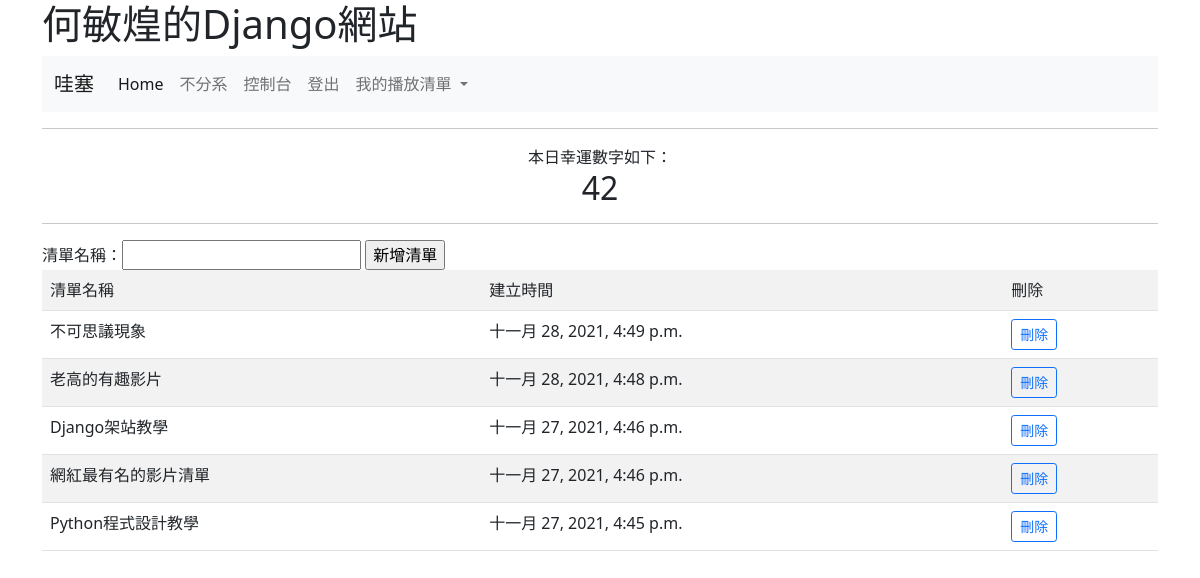
The app's page / (signed in) with its own data.
### mysite/models.py (models this page shows, shortened)
class VideoList(models.Model):
    name = models.CharField(max_length=200)
    pub_date = models.DateTimeField(default=timezone.now)
    class Meta:
        ordering = ('-pub_date',)

### mysite/views.py (the view)
# urls.py: path('', views.index),
def index(request):
	lucky = random.randint(1, 100)
	videolists = VideoList.objects.all() #從VideoList資料表中讀取所有的記錄
	if request.method == 'POST':
		form = NameForm(request.POST)
		if form.is_valid():
			videolistname = form.cleaned_data['videolistname']
			target = VideoList(name=videolistname)
			target.save()
			return redirect("/")
	else:
		form = NameForm()
	return render(request, "index.html", locals())

### mysite/forms.py
class NameForm(forms.Form):
    videolistname = forms.CharField(label='清單名稱', max_length=100)

### templates/index.html (shortened to what this page needs)
<!doctype html>
<html>
  <head>
    <link href="https://cdn.jsdelivr.net/npm/bootstrap@5.1.3/dist/css/bootstrap.min.css" rel="stylesheet">
  </head>
  <body>
  	<div class="container">
	    <h1>何敏煌的Django網站</h1>
<nav class="navbar navbar-expand-lg navbar-light bg-light">
  <div class="container-fluid">
    <a class="navbar-brand" href="#">哇塞</a>
    <div class="collapse navbar-collapse" id="navbarNavDropdown">
      <ul class="navbar-nav">
        <li class="nav-item">
          <a class="nav-link active" aria-current="page" href="/">Home</a>
        </li>
        <li class="nav-item">
          <a class="nav-link" href="https://ccet.nkust.edu.tw">不分系</a>
        </li>
        {% if request.user.is_authenticated %}
          <li class="nav-item">
            <a class="nav-link" href="/admin/">控制台</a>
          </li>
          <li class="nav-item">
            <a class="nav-link" href="/admin/logout/?next=/">登出</a>
          </li>
        {% else %}
          <li class="nav-item">
            <a class="nav-link" href="/admin/login/?next=/">使用者登入</a>
          </li>
        {% endif %}
        <li class="nav-item dropdown">
          <a class="nav-link dropdown-toggle" href="#" id="navbarDropdownMenuLink" role="button" data-bs-toggle="dropdown" aria-expanded="false">
            我的播放清單
          </a>
        </li>
      </ul>
    </div>
  </div>
</nav>
	    <hr>
		<center>
		本日幸運數字如下：<br>
		<h2>{{ lucky }}</h2>
		<hr>
		</center>
{% if request.user.is_authenticated %}
    <form action="/" method="post">
      {{ form }}
      <input type="submit" value="新增清單">
    </form>
{% endif %}
		<table class="table table-striped">
      <tr>
        <td>清單名稱</td><td>建立時間</td>
{% if request.user.is_authenticated %}
        <td>刪除</td>
{% endif %}
      </tr>
		{% for video in videolists %}
			<tr>
        <td>{{ video.name }}</td>
        <td>{{ video.pub_date }}</td>
        {% if request.user.is_authenticated %}
        <td><a class="btn btn-outline-primary btn-sm" href="/delete/{{video.id}}/">刪除</a></td>
        {% endif %}
      </tr>
		{% endfor %}
		</table>
	</div>
  </body>
</html>

### records on screen
VideoList: name "不可思議現象", pub_date "十一月 28, 2021, 4:49 p.m."
VideoList: name "老高的有趣影片", pub_date "十一月 28, 2021, 4:48 p.m."
VideoList: name "Django架站教學", pub_date "十一月 27, 2021, 4:46 p.m."
VideoList: name "網紅最有名的影片清單", pub_date "十一月 27, 2021, 4:46 p.m."
VideoList: name "Python程式設計教學", pub_date "十一月 27, 2021, 4:45 p.m."
